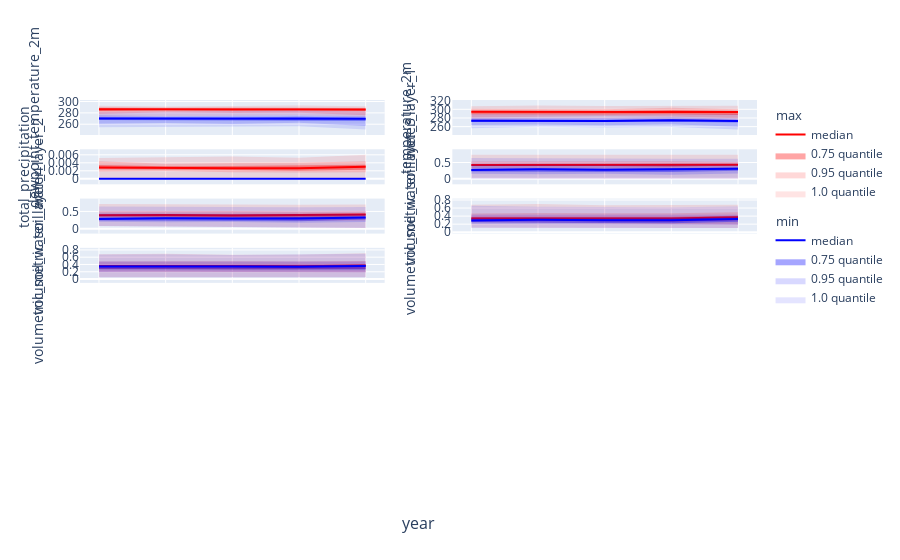

Write notebook code for a chart like this one.
### Code cell
nrows, ncols = 8, 2
fig = make_subplots(
    rows=nrows, cols=ncols,
    shared_xaxes='all',
    x_title='year',
    # shared_yaxes='rows',
    # y_title=variable,
    # subplot_titles=trials_df.columns[1:].str.replace('_', '<br>'),
    # vertical_spacing=0.3,
    horizontal_spacing=0.1
)

yearly_weather = weathers_df.groupby('year')
x = weathers_df['year'].unique().tolist()

for i, variable in enumerate(variables):
    position = dict(row=(i//ncols)+1, col=(i%ncols)+1)
    for color, minmax in zip(['red', 'blue'], ['max', 'min']):
        median = yearly_weather[f'{variable}_{minmax}'].agg('median')
        fig.add_trace(go.Scatter(
            x=x,
            y=median,
            line_color=color,
            mode='lines',
            legendgroup=minmax,
            legendgrouptitle_text=minmax,
            name='median',
            showlegend=True if i == 0 else False
        ), **position)
        for quantile in [0.75, 0.95, 1.0]:
            upper_quantile = yearly_weather[f'{variable}_{minmax}'].quantile(quantile)
            lower_quantile = yearly_weather[f'{variable}_{minmax}'].quantile(1-quantile)
            fig.add_trace(go.Scatter(
                x=x+x[::-1],
                y=pd.concat([upper_quantile, lower_quantile[::-1]]),
                fill='toself',
                fillcolor=color,
                opacity=1.1-quantile,
                line_color='rgba(255,255,255,0)',
                hoverinfo='skip',
                legendgroup=minmax,
                name=f'{quantile} quantile',
                showlegend=True if i == 0 else False
            ), **position)
    fig.update_yaxes(title=variable, **position)
    # fig.update_xaxes(title='year')

fig.update_layout(height=1000)
fig.show()

### Figure 1 — Plotly figure (JSON) as saved in the notebook; plotly's stock layout.template omitted (floating-point values rounded to 4 significant figures)
{"data": [{"legendgroup": "max", "legendgrouptitle": {"text": "max"}, "line": {"color": "red"}, "mode": "lines", "name": "median", "showlegend": true, "type": "scatter", "x": [2020, 2021, 2022, 2023, 2024], "xaxis": "x", "y": [286.3, 286.0, 285.9, 286.2, 285.8], "yaxis": "y"}, {"fill": "toself", "fillcolor": "red", "hoverinfo": "skip", "legendgroup": "max", "line": {"color": "rgba(255,255,255,0)"}, "name": "0.75 quantile", "opacity": 0.35, "showlegend": true, "type": "scatter", "x": [2020, 2021, 2022, 2023, 2024, 2024, 2023, 2022, 2021, 2020], "xaxis": "x", "y": [287.9, 287.5, 287.3, 287.9, 287.1, 283.4, 284.4, 283.6, 284.8, 283.2], "yaxis": "y"}, {"fill": "toself", "fillcolor": "red", "hoverinfo": "skip", "legendgroup": "max", "line": {"color": "rgba(255,255,255,0)"}, "name": "0.95 quantile", "opacity": 0.15, "showlegend": true, "type": "scatter", "x": [2020, 2021, 2022, 2023, 2024, 2024, 2023, 2022, 2021, 2020], "xaxis": "x", "y": [290.2, 289.2, 290.0, 289.9, 289.1, 275.9, 280.3, 279.9, 281.0, 278.0], "yaxis": "y"}, {"fill": "toself", "fillcolor": "red", "hoverinfo": "skip", "legendgroup": "max", "line": {"color": "rgba(255,255,255,0)"}, "name": "1.0 quantile", "opacity": 0.1, "showlegend": true, "type": "scatter", "x": [2020, 2021, 2022, 2023, 2024, 2024, 2023, 2022, 2021, 2020], "xaxis": "x", "y": [292.5, 291.3, 292.1, 293.0, 291.7, 272.7, 275.8, 275.0, 275.1, 273.3], "yaxis": "y"}, {"legendgroup": "min", "legendgrouptitle": {"text": "min"}, "line": {"color": "blue"}, "mode": "lines", "name": "median", "showlegend": true, "type": "scatter", "x": [2020, 2021, 2022, 2023, 2024], "xaxis": "x", "y": [270.1, 269.7, 269.8, 270.0, 269.5], "yaxis": "y"}, {"fill": "toself", "fillcolor": "blue", "hoverinfo": "skip", "legendgroup": "min", "line": {"color": "rgba(255,255,255,0)"}, "name": "0.75 quantile", "opacity": 0.35, "showlegend": true, "type": "scatter", "x": [2020, 2021, 2022, 2023, 2024, 2024, 2023, 2022, 2021, 2020], "xaxis": "x", "y": [272.1, 271.6, 272.0, 273.4, 271.3, 265.5, 266.2, 266.4, 267.6, 267.4], "yaxis": "y"}, {"fill": "toself", "fillcolor": "blue", "hoverinfo": "skip", "legendgroup": "min", "line": {"color": "rgba(255,255,255,0)"}, "name": "0.95 quantile", "opacity": 0.15, "showlegend": true, "type": "scatter", "x": [2020, 2021, 2022, 2023, 2024, 2024, 2023, 2022, 2021, 2020], "xaxis": "x", "y": [275.7, 274.2, 275.1, 275.6, 274.1, 256.9, 262.5, 260.5, 262.2, 260.8], "yaxis": "y"}, {"fill": "toself", "fillcolor": "blue", "hoverinfo": "skip", "legendgroup": "min", "line": {"color": "rgba(255,255,255,0)"}, "name": "1.0 quantile", "opacity": 0.1, "showlegend": true, "type": "scatter", "x": [2020, 2021, 2022, 2023, 2024, 2024, 2023, 2022, 2021, 2020], "xaxis": "x", "y": [281.4, 282.3, 282.6, 283.7, 282.4, 250.7, 256.3, 255.6, 256.0, 254.5], "yaxis": "y"}, {"legendgroup": "max", "legendgrouptitle": {"text": "max"}, "line": {"color": "red"}, "mode": "lines", "name": "median", "showlegend": false, "type": "scatter", "x": [2020, 2021, 2022, 2023, 2024], "xaxis": "x2", "y": [294.3, 293.7, 293.1, 293.6, 294.0], "yaxis": "y2"}, {"fill": "toself", "fillcolor": "red", "hoverinfo": "skip", "legendgroup": "max", "line": {"color": "rgba(255,255,255,0)"}, "name": "0.75 quantile", "opacity": 0.35, "showlegend": false, "type": "scatter", "x": [2020, 2021, 2022, 2023, 2024, 2024, 2023, 2022, 2021, 2020], "xaxis": "x2", "y": [296.8, 295.5, 295.8, 298.5, 296.3, 286.9, 288.5, 288.3, 289.0, 288.6], "yaxis": "y2"}, {"fill": "toself", "fillcolor": "red", "hoverinfo": "skip", "legendgroup": "max", "line": {"color": "rgba(255,255,255,0)"}, "name": "0.95 quantile", "opacity": 0.15, "showlegend": false, "type": "scatter", "x": [2020, 2021, 2022, 2023, 2024, 2024, 2023, 2022, 2021, 2020], "xaxis": "x2", "y": [301.5, 300.7, 299.9, 303.7, 300.2, 279.4, 283.2, 284.4, 283.5, 281.1], "yaxis": "y2"}, {"fill": "toself", "fillcolor": "red", "hoverinfo": "skip", "legendgroup": "max", "line": {"color": "rgba(255,255,255,0)"}, "name": "1.0 quantile", "opacity": 0.1, "showlegend": false, "type": "scatter", "x": [2020, 2021, 2022, 2023, 2024, 2024, 2023, 2022, 2021, 2020], "xaxis": "x2", "y": [307.3, 308.8, 307.6, 308.8, 308.2, 274.1, 277.0, 278.1, 278.2, 274.4], "yaxis": "y2"}, {"legendgroup": "min", "legendgrouptitle": {"text": "min"}, "line": {"color": "blue"}, "mode": "lines", "name": "median", "showlegend": false, "type": "scatter", "x": [2020, 2021, 2022, 2023, 2024], "xaxis": "x2", "y": [273.6, 273.0, 273.0, 274.8, 272.8], "yaxis": "y2"}, {"fill": "toself", "fillcolor": "blue", "hoverinfo": "skip", "legendgroup": "min", "line": {"color": "rgba(255,255,255,0)"}, "name": "0.75 quantile", "opacity": 0.35, "showlegend": false, "type": "scatter", "x": [2020, 2021, 2022, 2023, 2024, 2024, 2023, 2022, 2021, 2020], "xaxis": "x2", "y": [276.3, 275.2, 275.8, 277.3, 274.7, 269.6, 271.5, 270.5, 271.3, 270.7], "yaxis": "y2"}, {"fill": "toself", "fillcolor": "blue", "hoverinfo": "skip", "legendgroup": "min", "line": {"color": "rgba(255,255,255,0)"}, "name": "0.95 quantile", "opacity": 0.15, "showlegend": false, "type": "scatter", "x": [2020, 2021, 2022, 2023, 2024, 2024, 2023, 2022, 2021, 2020], "xaxis": "x2", "y": [280.1, 279.8, 279.8, 281.9, 278.3, 259.9, 265.5, 263.2, 265.1, 264.0], "yaxis": "y2"}, {"fill": "toself", "fillcolor": "blue", "hoverinfo": "skip", "legendgroup": "min", "line": {"color": "rgba(255,255,255,0)"}, "name": "1.0 quantile", "opacity": 0.1, "showlegend": false, "type": "scatter", "x": [2020, 2021, 2022, 2023, 2024, 2024, 2023, 2022, 2021, 2020], "xaxis": "x2", "y": [289.3, 288.4, 288.3, 289.3, 289.0, 253.3, 259.2, 258.0, 259.8, 256.4], "yaxis": "y2"}, {"legendgroup": "max", "legendgrouptitle": {"text": "max"}, "line": {"color": "red"}, "mode": "lines", "name": "median", "showlegend": false, "type": "scatter", "x": [2020, 2021, 2022, 2023, 2024], "xaxis": "x3", "y": [0.002852, 0.002705, 0.002656, 0.002658, 0.003006], "yaxis": "y3"}, {"fill": "toself", "fillcolor": "red", "hoverinfo": "skip", "legendgroup": "max", "line": {"color": "rgba(255,255,255,0)"}, "name": "0.75 quantile", "opacity": 0.35, "showlegend": false, "type": "scatter", "x": [2020, 2021, 2022, 2023, 2024, 2024, 2023, 2022, 2021, 2020], "xaxis": "x3", "y": [0.003469, 0.003154, 0.003221, 0.003322, 0.003504, 0.002274, 0.002016, 0.002192, 0.002333, 0.002384], "yaxis": "y3"}, {"fill": "toself", "fillcolor": "red", "hoverinfo": "skip", "legendgroup": "max", "line": {"color": "rgba(255,255,255,0)"}, "name": "0.95 quantile", "opacity": 0.15, "showlegend": false, "type": "scatter", "x": [2020, 2021, 2022, 2023, 2024, 2024, 2023, 2022, 2021, 2020], "xaxis": "x3", "y": [0.004364, 0.003775, 0.003927, 0.004008, 0.004417, 0.001629, 0.001608, 0.001612, 0.001933, 0.001798], "yaxis": "y3"}, {"fill": "toself", "fillcolor": "red", "hoverinfo": "skip", "legendgroup": "max", "line": {"color": "rgba(255,255,255,0)"}, "name": "1.0 quantile", "opacity": 0.1, "showlegend": false, "type": "scatter", "x": [2020, 2021, 2022, 2023, 2024, 2024, 2023, 2022, 2021, 2020], "xaxis": "x3", "y": [0.0052, 0.005395, 0.005564, 0.00524, 0.00601, 0.0001406, 0.0001494, 0.0002315, 0.0001517, 0.0001065], "yaxis": "y3"}, {"legendgroup": "min", "legendgrouptitle": {"text": "min"}, "line": {"color": "blue"}, "mode": "lines", "name": "median", "showlegend": false, "type": "scatter", "x": [2020, 2021, 2022, 2023, 2024], "xaxis": "x3", "y": [-1.67e-08, -1.643e-08, -1.581e-08, -1.86e-08, -1.577e-08], "yaxis": "y3"}, {"fill": "toself", "fillcolor": "blue", "hoverinfo": "skip", "legendgroup": "min", "line": {"color": "rgba(255,255,255,0)"}, "name": "0.75 quantile", "opacity": 0.35, "showlegend": false, "type": "scatter", "x": [2020, 2021, 2022, 2023, 2024, 2024, 2023, 2022, 2021, 2020], "xaxis": "x3", "y": [-1.586e-08, -1.573e-08, -1.508e-08, -1.732e-08, -1.494e-08, -1.654e-08, -1.971e-08, -1.63e-08, -1.75e-08, -1.752e-08], "yaxis": "y3"}, {"fill": "toself", "fillcolor": "blue", "hoverinfo": "skip", "legendgroup": "min", "line": {"color": "rgba(255,255,255,0)"}, "name": "0.95 quantile", "opacity": 0.15, "showlegend": false, "type": "scatter", "x": [2020, 2021, 2022, 2023, 2024, 2024, 2023, 2022, 2021, 2020], "xaxis": "x3", "y": [-1.449e-08, -1.441e-08, -1.363e-08, -1.518e-08, -1.385e-08, -1.778e-08, -2.061e-08, -1.701e-08, -1.879e-08, -1.866e-08], "yaxis": "y3"}, {"fill": "toself", "fillcolor": "blue", "hoverinfo": "skip", "legendgroup": "min", "line": {"color": "rgba(255,255,255,0)"}, "name": "1.0 quantile", "opacity": 0.1, "showlegend": false, "type": "scatter", "x": [2020, 2021, 2022, 2023, 2024, 2024, 2023, 2022, 2021, 2020], "xaxis": "x3", "y": [-6.84e-09, -5.631e-09, -9.202e-09, -1.037e-08, -7.339e-09, -1.999e-08, -2.363e-08, -1.836e-08, -2.188e-08, -2.103e-08], "yaxis": "y3"}, {"legendgroup": "max", "legendgrouptitle": {"text": "max"}, "line": {"color": "red"}, "mode": "lines", "name": "median", "showlegend": false, "type": "scatter", "x": [2020, 2021, 2022, 2023, 2024], "xaxis": "x4", "y": [0.4259, 0.4261, 0.4208, 0.422, 0.4326], "yaxis": "y4"}, {"fill": "toself", "fillcolor": "red", "hoverinfo": "skip", "legendgroup": "max", "line": {"color": "rgba(255,255,255,0)"}, "name": "0.75 quantile", "opacity": 0.35, "showlegend": false, "type": "scatter", "x": [2020, 2021, 2022, 2023, 2024, 2024, 2023, 2022, 2021, 2020], "xaxis": "x4", "y": [0.4375, 0.4381, 0.4352, 0.4373, 0.439, 0.408, 0.3734, 0.3909, 0.3971, 0.4062], "yaxis": "y4"}, {"fill": "toself", "fillcolor": "red", "hoverinfo": "skip", "legendgroup": "max", "line": {"color": "rgba(255,255,255,0)"}, "name": "0.95 quantile", "opacity": 0.15, "showlegend": false, "type": "scatter", "x": [2020, 2021, 2022, 2023, 2024, 2024, 2023, 2022, 2021, 2020], "xaxis": "x4", "y": [0.5325, 0.5375, 0.5396, 0.5367, 0.5198, 0.3022, 0.3005, 0.3239, 0.329, 0.3237], "yaxis": "y4"}, {"fill": "toself", "fillcolor": "red", "hoverinfo": "skip", "legendgroup": "max", "line": {"color": "rgba(255,255,255,0)"}, "name": "1.0 quantile", "opacity": 0.1, "showlegend": false, "type": "scatter", "x": [2020, 2021, 2022, 2023, 2024, 2024, 2023, 2022, 2021, 2020], "xaxis": "x4", "y": [0.7358, 0.7374, 0.7301, 0.7368, 0.7365, 0.01159, 0.01926, 0.01286, 0.01291, 0.01401], "yaxis": "y4"}, {"legendgroup": "min", "legendgrouptitle": {"text": "min"}, "line": {"color": "blue"}, "mode": "lines", "name": "median", "showlegend": false, "type": "scatter", "x": [2020, 2021, 2022, 2023, 2024], "xaxis": "x4", "y": [0.2678, 0.2914, 0.2776, 0.2844, 0.3113], "yaxis": "y4"}, {"fill": "toself", "fillcolor": "blue", "hoverinfo": "skip", "legendgroup": "min", "line": {"color": "rgba(255,255,255,0)"}, "name": "0.75 quantile", "opacity": 0.35, "showlegend": false, "type": "scatter", "x": [2020, 2021, 2022, 2023, 2024, 2024, 2023, 2022, 2021, 2020], "xaxis": "x4", "y": [0.3099, 0.3253, 0.3112, 0.3293, 0.3448, 0.2467, 0.2106, 0.211, 0.2145, 0.2268], "yaxis": "y4"}, {"fill": "toself", "fillcolor": "blue", "hoverinfo": "skip", "legendgroup": "min", "line": {"color": "rgba(255,255,255,0)"}, "name": "0.95 quantile", "opacity": 0.15, "showlegend": false, "type": "scatter", "x": [2020, 2021, 2022, 2023, 2024, 2024, 2023, 2022, 2021, 2020], "xaxis": "x4", "y": [0.4323, 0.428, 0.4233, 0.4295, 0.4176, 0.1604, 0.1264, 0.1523, 0.1382, 0.1542], "yaxis": "y4"}, {"fill": "toself", "fillcolor": "blue", "hoverinfo": "skip", "legendgroup": "min", "line": {"color": "rgba(255,255,255,0)"}, "name": "1.0 quantile", "opacity": 0.1, "showlegend": false, "type": "scatter", "x": [2020, 2021, 2022, 2023, 2024, 2024, 2023, 2022, 2021, 2020], "xaxis": "x4", "y": [0.638, 0.63, 0.6033, 0.6186, 0.6136, 0.0006613, 0.0006111, 0.0007913, 0.001488, 0.002056], "yaxis": "y4"}, {"legendgroup": "max", "legendgrouptitle": {"text": "max"}, "line": {"color": "red"}, "mode": "lines", "name": "median", "showlegend": false, "type": "scatter", "x": [2020, 2021, 2022, 2023, 2024], "xaxis": "x5", "y": [0.3892, 0.3962, 0.3798, 0.3883, 0.4092], "yaxis": "y5"}, {"fill": "toself", "fillcolor": "red", "hoverinfo": "skip", "legendgroup": "max", "line": {"color": "rgba(255,255,255,0)"}, "name": "0.75 quantile", "opacity": 0.35, "showlegend": false, "type": "scatter", "x": [2020, 2021, 2022, 2023, 2024, 2024, 2023, 2022, 2021, 2020], "xaxis": "x5", "y": [0.4207, 0.4223, 0.4082, 0.4199, 0.432, 0.3593, 0.3066, 0.3271, 0.335, 0.3526], "yaxis": "y5"}, {"fill": "toself", "fillcolor": "red", "hoverinfo": "skip", "legendgroup": "max", "line": {"color": "rgba(255,255,255,0)"}, "name": "0.95 quantile", "opacity": 0.15, "showlegend": false, "type": "scatter", "x": [2020, 2021, 2022, 2023, 2024, 2024, 2023, 2022, 2021, 2020], "xaxis": "x5", "y": [0.503, 0.5132, 0.5116, 0.5002, 0.5029, 0.2407, 0.2303, 0.2725, 0.2715, 0.2827], "yaxis": "y5"}, {"fill": "toself", "fillcolor": "red", "hoverinfo": "skip", "legendgroup": "max", "line": {"color": "rgba(255,255,255,0)"}, "name": "1.0 quantile", "opacity": 0.1, "showlegend": false, "type": "scatter", "x": [2020, 2021, 2022, 2023, 2024, 2024, 2023, 2022, 2021, 2020], "xaxis": "x5", "y": [0.7137, 0.7004, 0.6986, 0.6938, 0.6994, 0.01853, 0.03477, 0.04427, 0.06025, 0.07795], "yaxis": "y5"}, {"legendgroup": "min", "legendgrouptitle": {"text": "min"}, "line": {"color": "blue"}, "mode": "lines", "name": "median", "showlegend": false, "type": "scatter", "x": [2020, 2021, 2022, 2023, 2024], "xaxis": "x5", "y": [0.2827, 0.3046, 0.2925, 0.2965, 0.326], "yaxis": "y5"}, {"fill": "toself", "fillcolor": "blue", "hoverinfo": "skip", "legendgroup": "min", "line": {"color": "rgba(255,255,255,0)"}, "name": "0.75 quantile", "opacity": 0.35, "showlegend": false, "type": "scatter", "x": [2020, 2021, 2022, 2023, 2024, 2024, 2023, 2022, 2021, 2020], "xaxis": "x5", "y": [0.3229, 0.336, 0.3243, 0.3373, 0.3561, 0.2655, 0.2187, 0.2258, 0.2406, 0.2406], "yaxis": "y5"}, {"fill": "toself", "fillcolor": "blue", "hoverinfo": "skip", "legendgroup": "min", "line": {"color": "rgba(255,255,255,0)"}, "name": "0.95 quantile", "opacity": 0.15, "showlegend": false, "type": "scatter", "x": [2020, 2021, 2022, 2023, 2024, 2024, 2023, 2022, 2021, 2020], "xaxis": "x5", "y": [0.4399, 0.4343, 0.4267, 0.4344, 0.4266, 0.1975, 0.1698, 0.1958, 0.1876, 0.2015], "yaxis": "y5"}, {"fill": "toself", "fillcolor": "blue", "hoverinfo": "skip", "legendgroup": "min", "line": {"color": "rgba(255,255,255,0)"}, "name": "1.0 quantile", "opacity": 0.1, "showlegend": false, "type": "scatter", "x": [2020, 2021, 2022, 2023, 2024, 2024, 2023, 2022, 2021, 2020], "xaxis": "x5", "y": [0.6453, 0.6351, 0.6129, 0.6235, 0.6253, 0.01797, 0.03392, 0.04338, 0.05964, 0.07626], "yaxis": "y5"}, {"legendgroup": "max", "legendgrouptitle": {"text": "max"}, "line": {"color": "red"}, "mode": "lines", "name": "median", "showlegend": false, "type": "scatter", "x": [2020, 2021, 2022, 2023, 2024], "xaxis": "x6", "y": [0.3426, 0.3498, 0.3431, 0.3419, 0.3715], "yaxis": "y6"}, {"fill": "toself", "fillcolor": "red", "hoverinfo": "skip", "legendgroup": "max", "line": {"color": "rgba(255,255,255,0)"}, "name": "0.75 quantile", "opacity": 0.35, "showlegend": false, "type": "scatter", "x": [2020, 2021, 2022, 2023, 2024, 2024, 2023, 2022, 2021, 2020], "xaxis": "x6", "y": [0.3846, 0.3825, 0.3727, 0.3832, 0.4072, 0.2948, 0.2598, 0.2734, 0.2838, 0.3002], "yaxis": "y6"}, {"fill": "toself", "fillcolor": "red", "hoverinfo": "skip", "legendgroup": "max", "line": {"color": "rgba(255,255,255,0)"}, "name": "0.95 quantile", "opacity": 0.15, "showlegend": false, "type": "scatter", "x": [2020, 2021, 2022, 2023, 2024, 2024, 2023, 2022, 2021, 2020], "xaxis": "x6", "y": [0.4653, 0.4797, 0.4734, 0.4734, 0.4949, 0.1913, 0.2024, 0.2166, 0.2239, 0.247], "yaxis": "y6"}, {"fill": "toself", "fillcolor": "red", "hoverinfo": "skip", "legendgroup": "max", "line": {"color": "rgba(255,255,255,0)"}, "name": "1.0 quantile", "opacity": 0.1, "showlegend": false, "type": "scatter", "x": [2020, 2021, 2022, 2023, 2024, 2024, 2023, 2022, 2021, 2020], "xaxis": "x6", "y": [0.6826, 0.6994, 0.6717, 0.6725, 0.6793, 0.1026, 0.1065, 0.1086, 0.1106, 0.1124], "yaxis": "y6"}, {"legendgroup": "min", "legendgrouptitle": {"text": "min"}, "line": {"color": "blue"}, "mode": "lines", "name": "median", "showlegend": false, "type": "scatter", "x": [2020, 2021, 2022, 2023, 2024], "xaxis": "x6", "y": [0.2934, 0.3073, 0.3, 0.2991, 0.3256], "yaxis": "y6"}, {"fill": "toself", "fillcolor": "blue", "hoverinfo": "skip", "legendgroup": "min", "line": {"color": "rgba(255,255,255,0)"}, "name": "0.75 quantile", "opacity": 0.35, "showlegend": false, "type": "scatter", "x": [2020, 2021, 2022, 2023, 2024, 2024, 2023, 2022, 2021, 2020], "xaxis": "x6", "y": [0.3324, 0.3417, 0.3339, 0.3419, 0.3625, 0.258, 0.2224, 0.2275, 0.2394, 0.2473], "yaxis": "y6"}, {"fill": "toself", "fillcolor": "blue", "hoverinfo": "skip", "legendgroup": "min", "line": {"color": "rgba(255,255,255,0)"}, "name": "0.95 quantile", "opacity": 0.15, "showlegend": false, "type": "scatter", "x": [2020, 2021, 2022, 2023, 2024, 2024, 2023, 2022, 2021, 2020], "xaxis": "x6", "y": [0.4365, 0.428, 0.4332, 0.4353, 0.4334, 0.1828, 0.1808, 0.1966, 0.1952, 0.2016], "yaxis": "y6"}, {"fill": "toself", "fillcolor": "blue", "hoverinfo": "skip", "legendgroup": "min", "line": {"color": "rgba(255,255,255,0)"}, "name": "1.0 quantile", "opacity": 0.1, "showlegend": false, "type": "scatter", "x": [2020, 2021, 2022, 2023, 2024, 2024, 2023, 2022, 2021, 2020], "xaxis": "x6", "y": [0.6571, 0.6302, 0.6259, 0.6222, 0.6376, 0.1022, 0.1063, 0.1085, 0.1104, 0.1122], "yaxis": "y6"}, {"legendgroup": "max", "legendgrouptitle": {"text": "max"}, "line": {"color": "red"}, "mode": "lines", "name": "median", "showlegend": false, "type": "scatter", "x": [2020, 2021, 2022, 2023, 2024], "xaxis": "x7", "y": [0.3548, 0.361, 0.3565, 0.353, 0.3711], "yaxis": "y7"}, {"fill": "toself", "fillcolor": "red", "hoverinfo": "skip", "legendgroup": "max", "line": {"color": "rgba(255,255,255,0)"}, "name": "0.75 quantile", "opacity": 0.35, "showlegend": false, "type": "scatter", "x": [2020, 2021, 2022, 2023, 2024, 2024, 2023, 2022, 2021, 2020], "xaxis": "x7", "y": [0.387, 0.3869, 0.3812, 0.3824, 0.401, 0.2774, 0.2688, 0.2702, 0.2762, 0.2743], "yaxis": "y7"}, {"fill": "toself", "fillcolor": "red", "hoverinfo": "skip", "legendgroup": "max", "line": {"color": "rgba(255,255,255,0)"}, "name": "0.95 quantile", "opacity": 0.15, "showlegend": false, "type": "scatter", "x": [2020, 2021, 2022, 2023, 2024, 2024, 2023, 2022, 2021, 2020], "xaxis": "x7", "y": [0.4829, 0.4957, 0.4889, 0.4844, 0.4951, 0.1887, 0.1959, 0.1963, 0.1993, 0.1977], "yaxis": "y7"}, {"fill": "toself", "fillcolor": "red", "hoverinfo": "skip", "legendgroup": "max", "line": {"color": "rgba(255,255,255,0)"}, "name": "1.0 quantile", "opacity": 0.1, "showlegend": false, "type": "scatter", "x": [2020, 2021, 2022, 2023, 2024, 2024, 2023, 2022, 2021, 2020], "xaxis": "x7", "y": [0.6794, 0.6922, 0.6667, 0.6717, 0.7053, 0.05275, 0.0513, 0.04892, 0.04762, 0.04632], "yaxis": "y7"}, {"legendgroup": "min", "legendgrouptitle": {"text": "min"}, "line": {"color": "blue"}, "mode": "lines", "name": "median", "showlegend": false, "type": "scatter", "x": [2020, 2021, 2022, 2023, 2024], "xaxis": "x7", "y": [0.3422, 0.3504, 0.3449, 0.3398, 0.3578], "yaxis": "y7"}, {"fill": "toself", "fillcolor": "blue", "hoverinfo": "skip", "legendgroup": "min", "line": {"color": "rgba(255,255,255,0)"}, "name": "0.75 quantile", "opacity": 0.35, "showlegend": false, "type": "scatter", "x": [2020, 2021, 2022, 2023, 2024, 2024, 2023, 2022, 2021, 2020], "xaxis": "x7", "y": [0.3751, 0.3745, 0.3679, 0.3713, 0.3892, 0.2642, 0.2603, 0.2624, 0.2672, 0.2661], "yaxis": "y7"}, {"fill": "toself", "fillcolor": "blue", "hoverinfo": "skip", "legendgroup": "min", "line": {"color": "rgba(255,255,255,0)"}, "name": "0.95 quantile", "opacity": 0.15, "showlegend": false, "type": "scatter", "x": [2020, 2021, 2022, 2023, 2024, 2024, 2023, 2022, 2021, 2020], "xaxis": "x7", "y": [0.48, 0.4832, 0.4801, 0.4767, 0.483, 0.188, 0.1955, 0.1952, 0.1974, 0.1968], "yaxis": "y7"}, {"fill": "toself", "fillcolor": "blue", "hoverinfo": "skip", "legendgroup": "min", "line": {"color": "rgba(255,255,255,0)"}, "name": "1.0 quantile", "opacity": 0.1, "showlegend": false, "type": "scatter", "x": [2020, 2021, 2022, 2023, 2024, 2024, 2023, 2022, 2021, 2020], "xaxis": "x7", "y": [0.6768, 0.6802, 0.6607, 0.6684, 0.6921, 0.05265, 0.05105, 0.04882, 0.04749, 0.0462], "yaxis": "y7"}], "layout": {"annotations": [{"font": {"size": 16}, "showarrow": false, "text": "year", "x": 0.5, "xanchor": "center", "xref": "paper", "y": 0, "yanchor": "top", "yref": "paper", "yshift": -30}], "autosize": true, "xaxis": {"anchor": "y", "autorange": true, "domain": [0, 0.45], "matches": "x15", "range": [2020.0, 2024.0], "showticklabels": false, "type": "linear"}, "xaxis10": {"anchor": "y10", "domain": [0.55, 1], "matches": "x15", "showticklabels": false}, "xaxis11": {"anchor": "y11", "domain": [0, 0.45], "matches": "x15", "showticklabels": false}, "xaxis12": {"anchor": "y12", "domain": [0.55, 1], "matches": "x15", "showticklabels": false}, "xaxis13": {"anchor": "y13", "domain": [0, 0.45], "matches": "x15", "showticklabels": false}, "xaxis14": {"anchor": "y14", "domain": [0.55, 1], "matches": "x15", "showticklabels": false}, "xaxis15": {"anchor": "y15", "autorange": true, "domain": [0, 0.45], "range": [2020.0, 2024.0]}, "xaxis16": {"anchor": "y16", "domain": [0.55, 1], "matches": "x15"}, "xaxis2": {"anchor": "y2", "autorange": true, "domain": [0.55, 1], "matches": "x15", "range": [2020.0, 2024.0], "showticklabels": false, "type": "linear"}, "xaxis3": {"anchor": "y3", "autorange": true, "domain": [0, 0.45], "matches": "x15", "range": [2020.0, 2024.0], "showticklabels": false, "type": "linear"}, "xaxis4": {"anchor": "y4", "autorange": true, "domain": [0.55, 1], "matches": "x15", "range": [2020.0, 2024.0], "showticklabels": false, "type": "linear"}, "xaxis5": {"anchor": "y5", "autorange": true, "domain": [0, 0.45], "matches": "x15", "range": [2020.0, 2024.0], "showticklabels": false, "type": "linear"}, "xaxis6": {"anchor": "y6", "autorange": true, "domain": [0.55, 1], "matches": "x15", "range": [2020.0, 2024.0], "showticklabels": false, "type": "linear"}, "xaxis7": {"anchor": "y7", "autorange": true, "domain": [0, 0.45], "matches": "x15", "range": [2020.0, 2024.0], "showticklabels": false, "type": "linear"}, "xaxis8": {"anchor": "y8", "domain": [0.55, 1], "matches": "x15", "showticklabels": false}, "xaxis9": {"anchor": "y9", "domain": [0, 0.45], "matches": "x15", "showticklabels": false}, "yaxis": {"anchor": "x", "autorange": true, "domain": [0.9078, 1.0], "range": [245.4, 298.2], "title": {"text": "dewpoint_temperature_2m"}, "type": "linear"}, "yaxis10": {"anchor": "x10", "domain": [0.3891, 0.4813]}, "yaxis11": {"anchor": "x11", "domain": [0.2594, 0.3516]}, "yaxis12": {"anchor": "x12", "domain": [0.2594, 0.3516]}, "yaxis13": {"anchor": "x13", "domain": [0.1297, 0.2219]}, "yaxis14": {"anchor": "x14", "domain": [0.1297, 0.2219]}, "yaxis15": {"anchor": "x15", "domain": [0, 0.09219]}, "yaxis16": {"anchor": "x16", "domain": [0, 0.09219]}, "yaxis2": {"anchor": "x2", "autorange": true, "domain": [0.9078, 1.0], "range": [246.4, 315.7], "title": {"text": "temperature_2m"}, "type": "linear"}, "yaxis3": {"anchor": "x3", "autorange": true, "domain": [0.7781, 0.8703], "range": [-0.0007475, 0.006757], "title": {"text": "total_precipitation"}, "type": "linear"}, "yaxis4": {"anchor": "x4", "autorange": true, "domain": [0.7781, 0.8703], "range": [-0.09104, 0.829], "title": {"text": "volumetric_soil_water_layer_1"}, "type": "linear"}, "yaxis5": {"anchor": "x5", "autorange": true, "domain": [0.6484, 0.7406], "range": [-0.06858, 0.8003], "title": {"text": "volumetric_soil_water_layer_2"}, "type": "linear"}, "yaxis6": {"anchor": "x6", "autorange": true, "domain": [0.6484, 0.7406], "range": [0.02797, 0.7737], "title": {"text": "volumetric_soil_water_layer_3"}, "type": "linear"}, "yaxis7": {"anchor": "x7", "autorange": true, "domain": [0.5188, 0.6109], "range": [-0.03578, 0.7873], "title": {"text": "volumetric_soil_water_layer_4"}, "type": "linear"}, "yaxis8": {"anchor": "x8", "domain": [0.5188, 0.6109]}, "yaxis9": {"anchor": "x9", "domain": [0.3891, 0.4813]}}}
